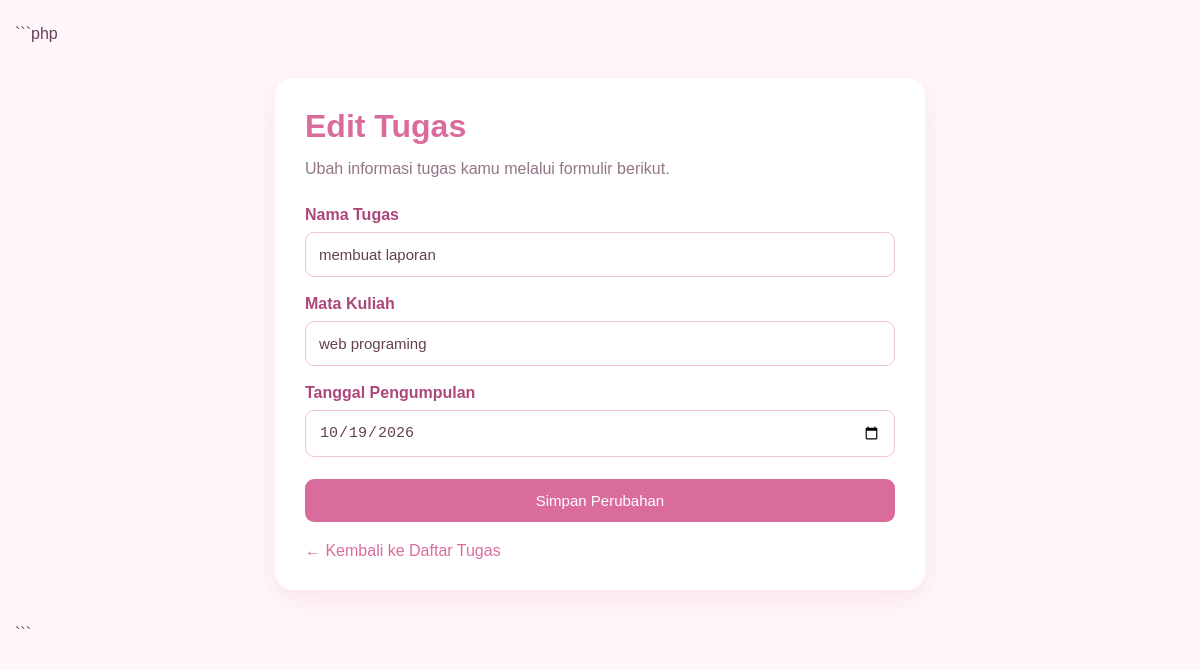
/edit_tugas.php?id=2 (signed in), run on the app's committed database.
### tables this page shows
CREATE TABLE `tugas` (
  `id` int NOT NULL,
  `nama_tugas` varchar(100) NOT NULL,
  `mata_kuliah` varchar(100) NOT NULL,
  `tanggal` date NOT NULL
);

### edit_tugas.php (the view, shortened to what this page needs)
<?php
require_once "koneksi.php";
if ($_SERVER["REQUEST_METHOD"] === "POST") {
    $id = filter_input(INPUT_POST, "id", FILTER_VALIDATE_INT);
    $nama_tugas = trim($_POST["nama_tugas"] ?? "");
    $mata_kuliah = trim($_POST["mata_kuliah"] ?? "");
    $tanggal = $_POST["tanggal"] ?? "";
    if ($id && $id > 0 && $nama_tugas !== "" &&
        $mata_kuliah !== "" && $tanggal !== "") {
        $stmt = mysqli_prepare(
            $conn,
            "UPDATE tugas SET nama_tugas = ?, mata_kuliah = ?, tanggal = ? WHERE id = ?"
        );
        mysqli_stmt_bind_param(
            $stmt,
            "sssi",
            $nama_tugas,
            $mata_kuliah,
            $tanggal,
            $id
        );
        mysqli_stmt_execute($stmt);
        mysqli_stmt_close($stmt);
        header("Location: daftar_tugas.php");
        exit;
    }
    $pesan = "Semua kolom harus diisi dengan benar.";
} else {
    $id = filter_input(INPUT_GET, "id", FILTER_VALIDATE_INT);
}
$stmt = mysqli_prepare($conn, "SELECT * FROM tugas WHERE id = ?");
mysqli_stmt_bind_param($stmt, "i", $id);
mysqli_stmt_execute($stmt);
$hasil = mysqli_stmt_get_result($stmt);
$data = mysqli_fetch_assoc($hasil);
?>
<!DOCTYPE html>
<html lang="id">
<head>
</head>
<body>
    <div class="container">
        <h1>Edit Tugas</h1>
        <p class="deskripsi">
            Ubah informasi tugas kamu melalui formulir berikut.
        </p>
        <form action="edit_tugas.php" method="POST">
            <label for="nama_tugas">Nama Tugas</label>
            <input
                type="text"
                id="nama_tugas"
                name="nama_tugas"
                value="<?= htmlspecialchars($data["nama_tugas"]) ?>"
                required
            >
            <label for="mata_kuliah">Mata Kuliah</label>
            <input
                type="text"
                id="mata_kuliah"
                name="mata_kuliah"
                value="<?= htmlspecialchars($data["mata_kuliah"]) ?>"
                required
            >
            <label for="tanggal">Tanggal Pengumpulan</label>
            <input
                type="date"
                id="tanggal"
                name="tanggal"
                value="<?= htmlspecialchars($data["tanggal"]) ?>"
                required
            >
            <button type="submit" class="button">
                Simpan Perubahan
            </button>
        </form>
        <a href="daftar_tugas.php" class="kembali">
            ← Kembali ke Daftar Tugas
        </a>
    </div>
</body>
</html>

### edit_tugas.php (style rules this page uses)
* { margin: 0; padding: 0; box-sizing: border-box; }
body { font-family: Arial, sans-serif; background: #FFF7FB; color: #654052; padding: 25px 15px; }
.container { max-width: 650px; margin: 35px auto; padding: 30px; background: white; border-radius: 18px; box-shadow: 0 8px 28px rgba(217, 108, 157, 0.15); }
h1 { color: #D96C9D; margin-bottom: 12px; }
.deskripsi { color: #927586; margin-bottom: 25px; line-height: 1.5; }
label { display: block; font-weight: bold; margin: 18px 0 8px; color: #AD4778; }
input { width: 100%; padding: 13px; border: 1px solid #F0C4D9; border-radius: 9px; font-size: 15px; color: #654052; }
.button { display: inline-block; width: 100%; margin-top: 22px; padding: 13px; background: #D96C9D; color: white; border: none; border-radius: 9px; text-align: center; text-decoration: none; font-size: 15px; cursor: pointer; transition: 0.3s; }
.kembali { display: inline-block; margin-top: 20px; color: #D96C9D; text-decoration: none; }

### data on the page
tugas: nama_tugas "membuat laporan", mata_kuliah "web programing", tanggal "10/19/2026"
